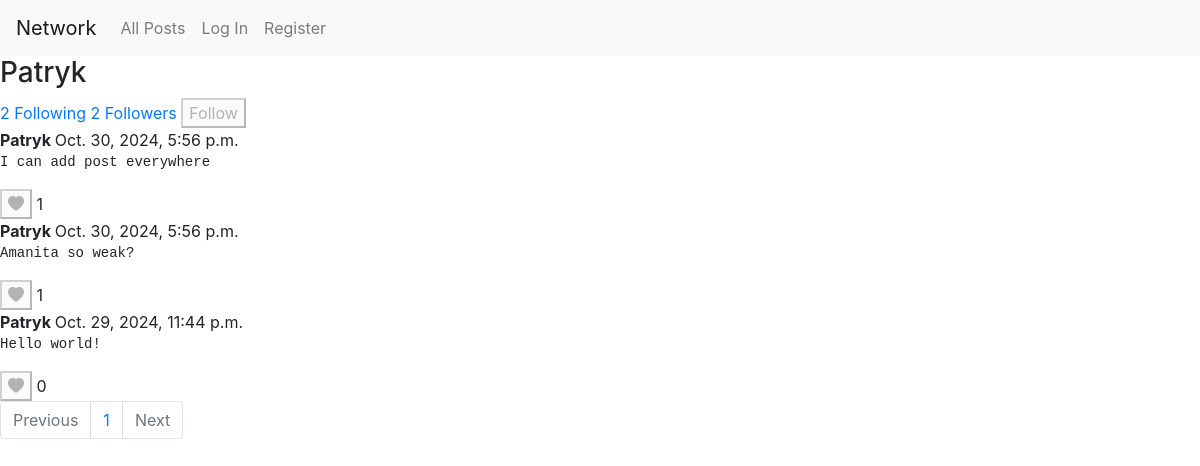
Page /user/1/?page=2 on the earlier database version.
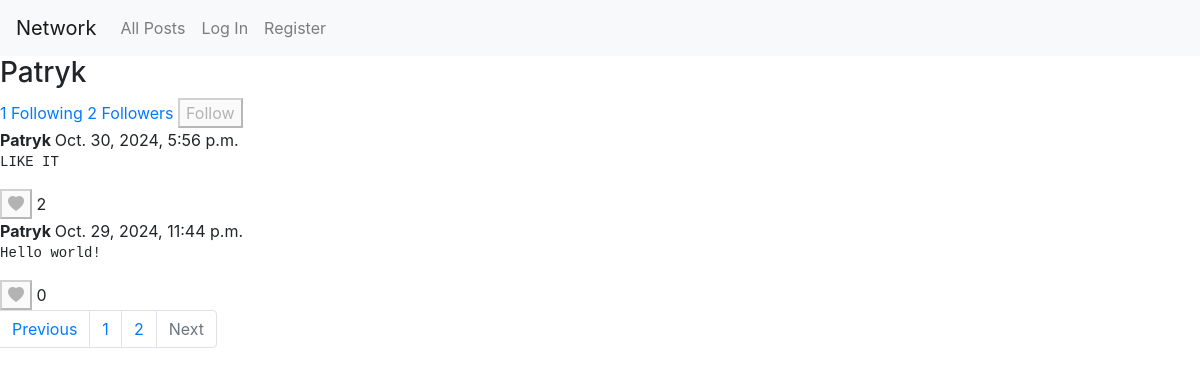
Same page on the later database version.
### network/models.py (models this page shows, shortened)
class User(AbstractUser):
    following = models.ManyToManyField("self", symmetrical=False, related_name="followers")

class Post(models.Model):
    user = models.ForeignKey(User, on_delete=models.CASCADE, related_name="posts")
    body = models.TextField(blank=True)
    timestamp = models.DateTimeField(auto_now_add=True)
    likes = models.ManyToManyField(User, blank=True, related_name="liked_posts")

### network/views.py (the view)
# urls.py: path("user/<int:id>/", views.user_profile, name="user_profile"),
def user_profile(request, id):
    owner = User.objects.get(pk=id)
    posts = Post.objects.filter(user=owner).order_by("-timestamp")
    paginator = Paginator(posts, 10)
    page_number = request.GET.get('page')
    page = paginator.get_page(page_number)
    if request.user.is_authenticated:
        is_following = request.user.following.filter(pk=owner.id).exists()
        return render(request, "network/profile.html",{
            "paginator": paginator,
            "owner": owner,
            "page_data": page,
            "is_following": is_following
            })
    else:
        return render(request, "network/profile.html",{
            "paginator": paginator,
            "owner": owner,
            "page_data": page
            })

### network/templates/network/profile.html (shortened to what this page needs)
{% extends "network/layout.html" %}
{% load static %}
{% block body %}
<div class="profile">
    <h3 class="username"> {{owner}} </h3>
    <a href="{% url 'following' owner.id %}"> {{owner.following.count}} Following </a>
    <a href="{% url 'followers' owner.id %}">{{owner.followers.count}} Followers </a>
    {% if user.is_authenticated and user.id != owner.id%}
        <button id="follow" data-user-id={{owner.id}}>
            {% if is_following %} Unfollow {% else %} Follow {% endif %}
        </button>
    {% elif not user.is_authenticated %}
        <button disabled data-tooltip="You must be logged in"> Follow </button>
    {% endif %}
</div>
<div class="feed">
    {% for post in page_data%}
    <div class="post" data-post-id="{{ post.id }}">
        <div>
            <b> {{owner}} </b>
            <span> {{post.timestamp}} </span>
        </div>
        <pre class="post-body" >{{post.body}}</pre>
        {% if user.is_authenticated %}
            {% if user in post.likes.all %}
                <button class="like-btn" data-post-id="{{ post.id }}"><i class="bi bi-heart-fill"></i></button>
            {% else %}
                <button class="like-btn" data-post-id="{{ post.id }}"><i class="bi bi-heart"></i></button>
            {% endif %}
        {% else %}
            <button id="like-btn-disabled" class="like-btn" disabled ><i class="bi bi-heart-fill"></i></button>
        {% endif %}
    <span class="like-count" data-post-id="{{ post.id }}">{{ post.likes.count }}</span>
    </div>
    {% endfor %}
</div>
<ul class="pagination">
    {% if page_data.has_previous %}
        <a class="page-link" href="/user/{{owner.id}}/?page={{page_data.previous_page_number}}">Previous</a>
    {% else %}
    <li class="page-item disabled">
        <a class="page-link" tabindex="-1">Previous</a>
    </li>
    {% endif %}
    {% for page in paginator.page_range %}
        <li class="page-item"><a class="page-link" href="/user/{{owner.id}}/?page={{page}}">{{page}}</a></li>
    {% endfor %}
    {% if page_data.has_next %}
        <a class="page-link" id="next-page" href="/user/{{owner.id}}/?page={{page_data.next_page_number}}">Next</a>
    {% else %}
        <li class="page-item disabled">
            <a class="page-link" >Next</a>
        </li>
    {% endif %}
</ul>
{% endblock %}

Differences in the rows shown:
no longer on this page (row unchanged): Post: {{ owner }} "Patryk", timestamp "Oct. 30, 2024, 5:56 p.m.", body "I can add post everywhere", likes.count "1"
changed User "Patryk": following.count "2" → "1"
changed Post: body "Amanita so weak?" → "LIKE IT"; likes.count "1" → "2"
Other differences:
new list line: "2"
